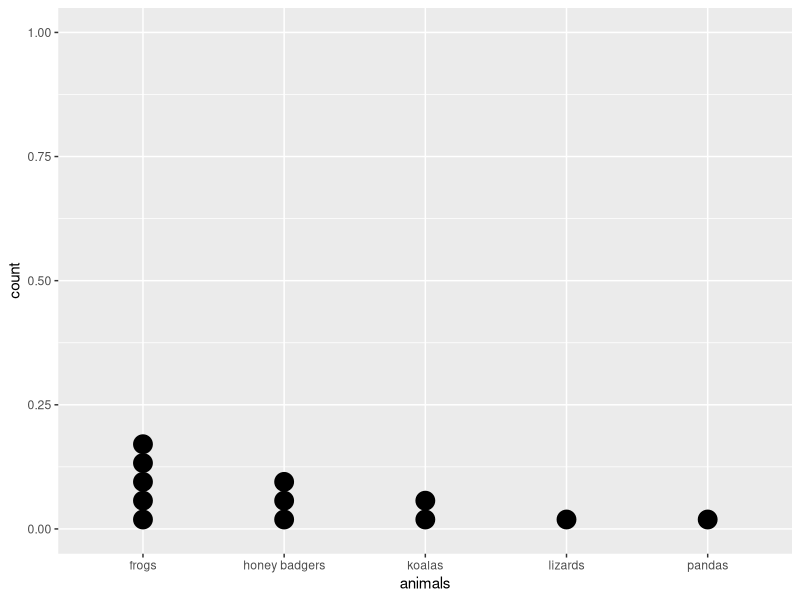

Recreate this plot in R.
require(ggplot2)

# random values
randomAnimals <- c("pandas", 
                   "frogs","frogs","frogs","frogs","frogs", 
                   "koalas", "koalas", 
                   "lizards",
                   "honey badgers", "honey badgers", "honey badgers")


# create a table
myData <- data.frame(animals=randomAnimals)
# alternatively you can read in data like
# myData <- read.csv("path/to/csv", header=TRUE)

# a simple plot - geom_dotplot just counts up your stuff! 
ggplot(data=myData ) + geom_dotplot( aes(animals) )

# OMG HOW COOL IS THAT ^^



